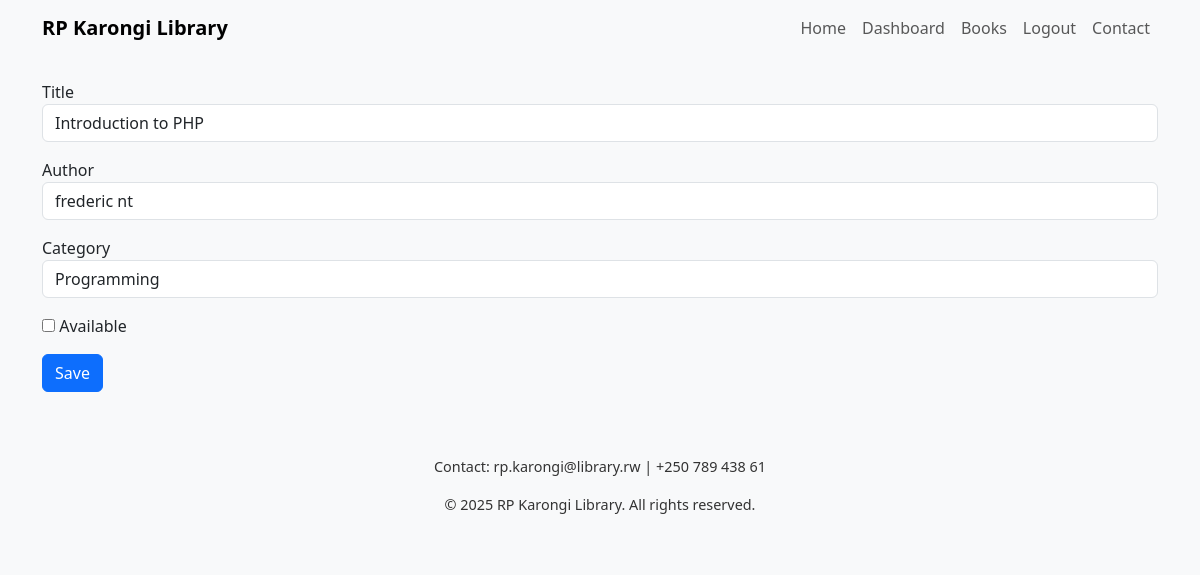
/edit_book.php?id=1 (signed in), run on the app's committed database.
### tables this page shows
CREATE TABLE `books` (
  `book_id` int(11) NOT NULL,
  `title` varchar(255) NOT NULL,
  `author` varchar(255) NOT NULL,
  `category` varchar(100) NOT NULL,
  `available_status` enum('available','borrowed') DEFAULT 'available',
  `created_at` timestamp NOT NULL DEFAULT current_timestamp()
);

### edit_book.php (the view, shortened to what this page needs)
<?php
require 'inc/config.php';
$id = (int)($_GET['id'] ?? 0);
$stmt = $pdo->prepare("SELECT * FROM books WHERE book_id=?");
$stmt->execute([$id]);
$book = $stmt->fetch();
require 'inc/header.php';
?>
<form method="post">
  <div class="mb-3"><label>Title</label><input name="title" class="form-control" value="<?= htmlspecialchars($book['title']) ?>" required></div>
  <div class="mb-3"><label>Author</label><input name="author" class="form-control" value="<?= htmlspecialchars($book['author']) ?>" required></div>
  <div class="mb-3"><label>Category</label><input name="category" class="form-control" value="<?= htmlspecialchars($book['category']) ?>"></div>
  <div class="mb-3"><label><input type="checkbox" name="available" <?= $book['available_status'] ? 'checked' : '' ?>> Available</label></div>
  <button class="btn btn-primary">Save</button>
</form>
<?php require 'inc/footer.php'; ?>

### assets/css/styles.css (style rules this page uses)
body { background: #f8f9fa; }
.btn-primary { transition: transform .12s ease; }

### data on the page
books: title "Introduction to PHP", author "frederic nt", category "Programming"
